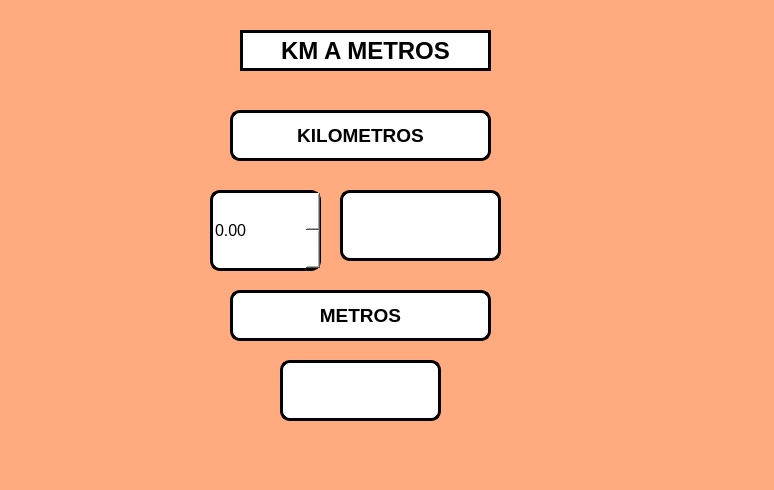
<?xml version="1.0" encoding="UTF-8"?>
<ui version="4.0">
 <class>MainWindow</class>
 <widget class="QMainWindow" name="MainWindow">
  <property name="geometry">
   <rect>
    <x>0</x>
    <y>0</y>
    <width>774</width>
    <height>490</height>
   </rect>
  </property>
  <property name="windowTitle">
   <string>MainWindow</string>
  </property>
  <property name="styleSheet">
   <string notr="true"> 
background-color: rgb(255, 170, 127);</string>
  </property>
  <widget class="QWidget" name="centralwidget">
   <widget class="QLabel" name="label_4">
    <property name="geometry">
     <rect>
      <x>240</x>
      <y>30</y>
      <width>251</width>
      <height>41</height>
     </rect>
    </property>
    <property name="font">
     <font>
      <family>Arial</family>
      <pointsize>18</pointsize>
      <weight>75</weight>
      <bold>true</bold>
     </font>
    </property>
    <property name="styleSheet">
     <string notr="true">background-color: rgb(255, 255, 255);
border: 3px solid black</string>
    </property>
    <property name="text">
     <string>KM A METROS</string>
    </property>
    <property name="alignment">
     <set>Qt::AlignCenter</set>
    </property>
   </widget>
   <widget class="QLabel" name="label">
    <property name="geometry">
     <rect>
      <x>230</x>
      <y>110</y>
      <width>261</width>
      <height>51</height>
     </rect>
    </property>
    <property name="font">
     <font>
      <pointsize>14</pointsize>
      <weight>75</weight>
      <bold>true</bold>
     </font>
    </property>
    <property name="styleSheet">
     <string notr="true">background-color: rgb(255, 255, 255);
border-radius: 10px;
border: 3px solid black
</string>
    </property>
    <property name="text">
     <string>KILOMETROS</string>
    </property>
    <property name="alignment">
     <set>Qt::AlignCenter</set>
    </property>
   </widget>
   <widget class="QLabel" name="label_3">
    <property name="geometry">
     <rect>
      <x>180</x>
      <y>310</y>
      <width>131</width>
      <height>41</height>
     </rect>
    </property>
    <property name="text">
     <string/>
    </property>
   </widget>
   <widget class="QLabel" name="label_5">
    <property name="geometry">
     <rect>
      <x>250</x>
      <y>190</y>
      <width>131</width>
      <height>41</height>
     </rect>
    </property>
    <property name="text">
     <string/>
    </property>
   </widget>
   <widget class="QLabel" name="label_6">
    <property name="geometry">
     <rect>
      <x>230</x>
      <y>290</y>
      <width>261</width>
      <height>51</height>
     </rect>
    </property>
    <property name="font">
     <font>
      <pointsize>14</pointsize>
      <weight>75</weight>
      <bold>true</bold>
     </font>
    </property>
    <property name="styleSheet">
     <string notr="true">background-color: rgb(255, 255, 255);
border-radius: 10px;
border: 3px solid black
</string>
    </property>
    <property name="text">
     <string>METROS</string>
    </property>
    <property name="alignment">
     <set>Qt::AlignCenter</set>
    </property>
   </widget>
   <widget class="QLabel" name="label_litros">
    <property name="geometry">
     <rect>
      <x>340</x>
      <y>190</y>
      <width>161</width>
      <height>71</height>
     </rect>
    </property>
    <property name="font">
     <font>
      <pointsize>14</pointsize>
      <weight>75</weight>
      <bold>true</bold>
     </font>
    </property>
    <property name="styleSheet">
     <string notr="true">background-color: rgb(255, 255, 255);
border-radius: 10px;
border: 3px solid black
</string>
    </property>
    <property name="text">
     <string/>
    </property>
    <property name="alignment">
     <set>Qt::AlignCenter</set>
    </property>
   </widget>
   <widget class="QLabel" name="label_mililitros">
    <property name="geometry">
     <rect>
      <x>280</x>
      <y>360</y>
      <width>161</width>
      <height>61</height>
     </rect>
    </property>
    <property name="font">
     <font>
      <pointsize>14</pointsize>
      <weight>75</weight>
      <bold>true</bold>
     </font>
    </property>
    <property name="styleSheet">
     <string notr="true">background-color: rgb(255, 255, 255);
border-radius: 10px;
border: 3px solid black
</string>
    </property>
    <property name="text">
     <string/>
    </property>
    <property name="alignment">
     <set>Qt::AlignCenter</set>
    </property>
   </widget>
   <widget class="QDoubleSpinBox" name="doubleSpinBox">
    <property name="geometry">
     <rect>
      <x>210</x>
      <y>190</y>
      <width>111</width>
      <height>81</height>
     </rect>
    </property>
    <property name="font">
     <font>
      <pointsize>12</pointsize>
     </font>
    </property>
    <property name="styleSheet">
     <string notr="true">background-color: rgb(255, 255, 255);
border-radius: 10px;
border: 3px solid black
</string>
    </property>
   </widget>
   <widget class="QLabel" name="label_7">
    <property name="geometry">
     <rect>
      <x>10</x>
      <y>10</y>
      <width>151</width>
      <height>111</height>
     </rect>
    </property>
    <property name="styleSheet">
     <string notr="true"/>
    </property>
    <property name="text">
     <string/>
    </property>
    <property name="pixmap">
     <pixmap resource="../../Archivos/Recursos.qrc">:/Fotos/logofacultad.jpg</pixmap>
    </property>
    <property name="scaledContents">
     <bool>true</bool>
    </property>
   </widget>
   <widget class="QLabel" name="label_8">
    <property name="geometry">
     <rect>
      <x>590</x>
      <y>10</y>
      <width>161</width>
      <height>111</height>
     </rect>
    </property>
    <property name="styleSheet">
     <string notr="true"/>
    </property>
    <property name="text">
     <string/>
    </property>
    <property name="pixmap">
     <pixmap resource="../../Archivos/Recursos.qrc">:/Fotos/logoUAT.jpg</pixmap>
    </property>
    <property name="scaledContents">
     <bool>true</bool>
    </property>
   </widget>
   <widget class="QLabel" name="label_9">
    <property name="geometry">
     <rect>
      <x>590</x>
      <y>310</y>
      <width>161</width>
      <height>121</height>
     </rect>
    </property>
    <property name="styleSheet">
     <string notr="true"/>
    </property>
    <property name="text">
     <string/>
    </property>
    <property name="pixmap">
     <pixmap resource="../../Archivos/Recursos.qrc">:/Fotos/kirby buchon.jpg</pixmap>
    </property>
    <property name="scaledContents">
     <bool>true</bool>
    </property>
   </widget>
  </widget>
  <widget class="QMenuBar" name="menubar">
   <property name="geometry">
    <rect>
     <x>0</x>
     <y>0</y>
     <width>774</width>
     <height>26</height>
    </rect>
   </property>
  </widget>
  <widget class="QStatusBar" name="statusbar"/>
 </widget>
 <resources>
  <include location="../../Archivos/Recursos.qrc"/>
 </resources>
 <connections/>
</ui>
